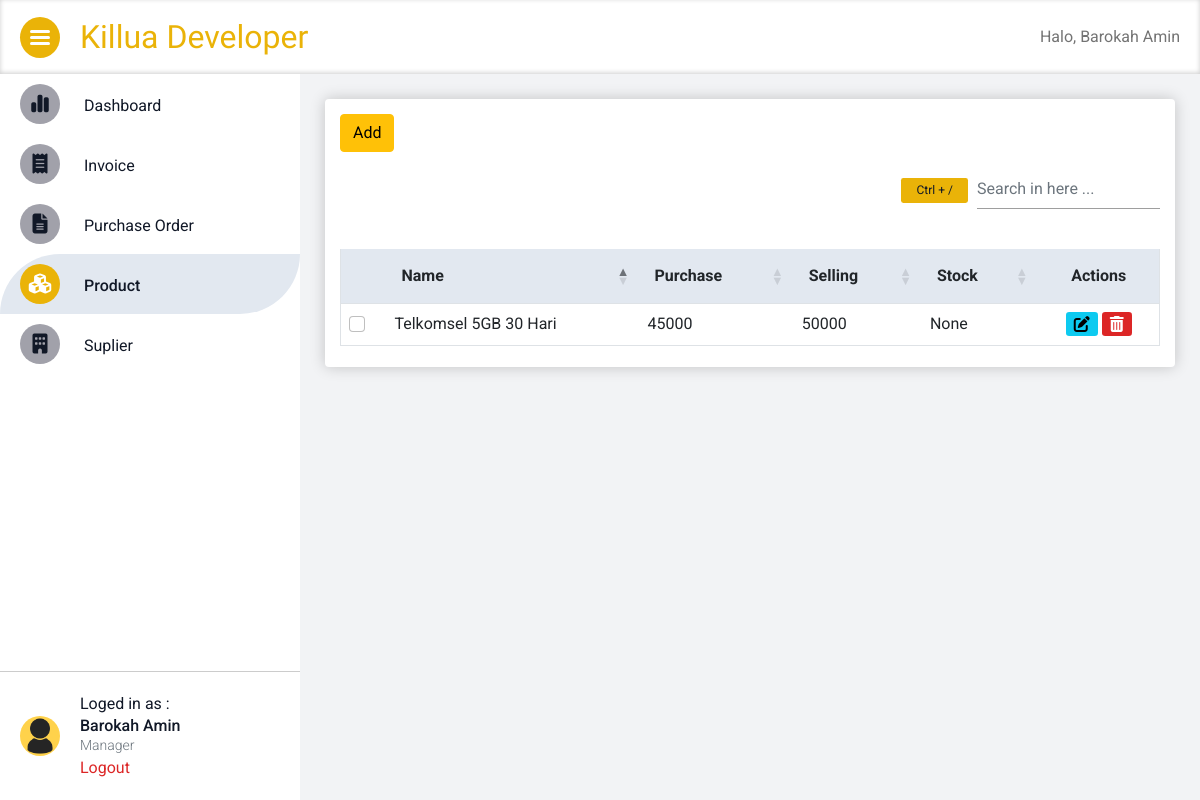
The page /app/product/all (signed in) on the database its author committed.
### UserApp/models.py (models this page shows, shortened)
class BioUser(models.Model):
    custom_id = models.CharField(max_length=25, unique=True)
    image_profile = models.ImageField(upload_to='profile/', null=True, blank=True)
    birth_date = models.DateField()
    birth_place = models.CharField(max_length=255)
    id_number = models.CharField(max_length=255)
    gender = models.CharField(max_length=2)
    address = models.CharField(max_length=255, null=True, blank=True)
    religion = models.CharField(max_length=255, null=True, blank=True)
    position = models.CharField(max_length=255)
    user = models.ForeignKey(User, on_delete=models.CASCADE)
    def get_position(self):
        return self.position

### ProductApp/models.py (models this page shows, shortened)
class Product(models.Model):
    custom_id = models.CharField(max_length=25, unique=True)
    name = models.CharField(max_length=255)
    number = models.CharField(max_length=255, unique=True)
    purchase = models.PositiveIntegerField()
    selling = models.PositiveIntegerField()
    stock = models.IntegerField(null=True, default=0)
    update = models.DateField(auto_now=True)
    descriptions = RichTextField(
        config_name='no_toolbar',
        null=True,
        blank=True,
    )
    company = models.ForeignKey(Suplier, on_delete=models.CASCADE)

### ProductApp/views.py (the view)
# urls.py: path('product/all', views.all_product, name='all-product'),
@login_required(redirect_field_name='')
def all_product(request):
    product_list = Product.objects.all()
    table_header = {
        'display_only': ['Name'],
        'not_display_only': ['Purchase', 'Selling', 'Stock'],
    }
    nav_active = {
        'products': 'active',
    }
    biouser = BioUser.objects.get(user=request.user)
    context = {
        'title': 'List Products',
        'menu_active': nav_active,
        'product_list': product_list,
        'table_header': table_header,
        'biouser': biouser,
    }
    return render(request, 'datatable/all_product.html', context)

### templates/datatable/all_product.html (shortened to what this page needs)
{% extends 'base.html' %}
{% load static %}
{% block css %}
<link rel="stylesheet" href="https://cdn.datatables.net/1.11.5/css/dataTables.bootstrap5.min.css" type="text/css" />
{% endblock %}
{% block navigation %}
{% include 'navigation.html' %}
{% endblock %}
{% block content %}
<section id="main_section" class="main-section">
    <div class="content-wrapper">
        <div class="d-flex">
            <div id="button_add" class="button-add">
                <a href="{% url 'productapp:add-product' %}" id="button_add" class="btn btn-warning">
                    Add
                </a>
            </div>
        </div>
        <table id="example" class="table" style="width:100%">
            <thead>
                <tr>
                    <th class="display-only"></th>
                    {% for head in table_header.display_only %}
                    <th class="display-only">{{ head }}</th>
                    {% endfor %}
                    {% for head in table_header.not_display_only %}
                    <th>{{ head }}</th>
                    {% endfor %}
                    <th class="display-only text-center">Actions</th>
                </tr>
            </thead>
            <tbody>
                {% for content in product_list %}
                <tr>
                    <td class="display-only">
                        <input class="table-check form-check-input" type="checkbox" value="{{ content.id }}">
                    </td>
                    <td class="display-only table-name">{{ content.name }}</td>
                    <td>{{ content.purchase }}</td>
                    <td>{{ content.selling }}</td>
                    <td>{{ content.stock }}</td>
                    <td class="display-only text-center">
                        <a class="btn-action" href="{% url 'productapp:edit-product' content.custom_id %}" title="edit">
                            <i class="btn-info fa-solid fa-pen-to-square"></i>
                        </a>
                        <a class="btn-action" href="javascript:deleteDataOne('{{ content.id }}', '{{ content.name }}')"
                            title="delete">
                            <i class="btn-danger fa-solid fa-trash-can"></i>
                        </a>
                    </td>
                </tr>
                {% endfor %}
            </tbody>
        </table>
    </div>
</section>
{% endblock %}

### templates/navigation.html (shortened to what this page needs)
{% load static %}
<nav class="navbar navbar-light bg-white sticky-top ">
    <div style="padding: 0 20px;" class="d-flex justify-content-between align-items-center w-100">
        <div class="d-flex align-items-center">
            <div class="toggle-nav active" id="toggle_nav">
                <span></span>
                <span></span>
                <span></span>
            </div>
            <a class="navbar-brand" href="{% url 'index' %}">Killua Developer</a>
        </div>
        <span class="navbar-text">
            Halo, {{ user.get_full_name }}
        </span>
    </div>
</nav>
<div id="menu_wrapper" class="menu-wrapper">
    <ul class="menu-list">
        <li class="menu-item {{ menu_active.dashboard }}">
            <a href="{% url 'index' %}" class="menu-link">
                <i class="icon fa-solid fa-chart-simple"></i>
                <span>Dashboard</span>
            </a>
        </li>
        <li class="menu-item {{ menu_active.invoice }}">
            <a href="{% url 'productapp:all-doc' %}?doc_type=inv" class="menu-link">
                <i class="fa-solid fa-receipt"></i>
                <span>Invoice</span>
            </a>
        </li>
        <li class="menu-item {{ menu_active.purchase_order }}">
            <a href="{% url 'productapp:all-doc' %}?doc_type=po" class="menu-link">
                <i class="fa-solid fa-file-lines"></i>
                <span>Purchase Order</span>
            </a>
        </li>
        <li class="menu-item {{ menu_active.products }}">
            <a href="{% url 'productapp:all-product' %}" class="menu-link">
                <i class="fa-solid fa-cubes"></i>
                <span>Product</span>
            </a>
        </li>
        <li class="menu-item {{ menu_active.suplier }}">
            <a href="{% url 'productapp:all-suplier' %}" class="menu-link">
                <i class="fa-solid fa-building"></i>
                <span>Suplier</span>
            </a>
        </li>
    </ul>
    <div class="login-menu">
        {% if biouser.image_profile %}
        <img class="image-user" src="{{ biouser.get_image_profile_url }}" alt="Your Profile">
        {% else %}
        <img class="image-user" src="{% static 'img/blank_profile.png' %}" alt="Your Profile">
        {% endif %}
        <div class="desc-login">
            <span style="margin-bottom: 10px;">Loged in as :</span>
            <a href="{% url 'userapp:user-profile' %}" class="link-profile">{{ user.get_full_name }}</a>
            <span class="text-secondary text-position">
                {{ biouser.get_position }}
            </span>
            <a class="link-logout d-block" href="{% url 'userapp:logout' %}">Logout</a>
        </div>
    </div>
</div>

### static/css/style_all.css (style rules this page uses)
*, body, html { padding: 0; margin: 0; box-sizing: border-box; }
body { background-color: #F2F3F5; font-family: 'Roboto', sans-serif; color: #111827; overflow-x: hidden; }
a, a:hover, a:focus { display: inline-block; text-decoration: none; color: #111827; }
a.link-profile { font-weight: 500; line-height: 1.2; font-size: 1rem; display: block; }
.text-position { font-size: 14px; font-weight: 300; margin-bottom: 10px; display: block; }
.main-section { display: flex; justify-content: space-between; margin-left: 300px; }
.navbar { box-shadow: inset 0 -1px 5px rgba(0, 0, 0, .2) }
.navbar .navbar-brand, .navbar .navbar-brand:hover, .navbar .navbar-brand:focus { font-family: 'Acme', sans-serif; font-size: 32px; color: #EAB308; }
.toggle-nav { padding: 10px; border-radius: 50%; cursor: pointer; transition: all .5s; margin-right: 20px; background-color: var(--bs-grey); }
.toggle-nav span { display: block; width: 20px; height: 3px; border-radius: 1rem; margin: 3px 0; background-color: #111827; }
.toggle-nav.active { background-color: #EAB308; }
.toggle-nav.active span { background-color: #FFFFFF; }
.menu-wrapper { display: flex; flex-direction: column; justify-content: space-between; position: fixed; left: 0; top: 74px; bottom: 0; height: calc(100vh - 74px); background-color: #FFFFFF; max-width: 300px; width: 100%; transition: all .5s; z-index: 1020; }
.menu-list { overflow-y: auto; overflow-x: hidden; }
.menu-list .menu-item { position: relative; margin-left: -2rem; cursor: pointer; }
.menu-item>a { transition: weight .1s; }
.menu-link { padding: 10px 20px; width: 100%; position: relative; }
.menu-link>i, .login-menu>i { font-size: 20px; width: 40px; padding: 10px 0; background-color: var(--bs-grey); border-radius: 50%; text-align: center; margin-right: 20px; }
.main-section { margin-left: 300px; transition: all .5s; overflow-x: auto; }
.menu-item:hover>a, .menu-item.active>a { border-top-left-radius: 100px; border-bottom-right-radius: 100px; background-color: #E2E8F0; }
.menu-item.active>a, .menu-item.active .dropdown-wrapper li.active>a { font-weight: 500; }
.menu-item:hover .menu-link>i, .menu-item.active .menu-link>i { background-color: #EAB308; color: white; }
.login-menu { padding: 20px; display: flex; align-items: center; border-top: 1px solid rgba(0, 0, 0, .2); }
.login-menu .desc-login>* { padding: 0; margin: 0; }
.login-menu>.image-user { width: 40px; height: 40px; border-radius: 50%; margin-right: 20px; background-color: #ffd24b; }
.link-logout { color: #DC2626; }
.button-add { margin-bottom: 1rem; transition: all .5s; }
.content-wrapper { margin: 25px; padding: 15px; width: 100%; border-radius: .25rem; background-color: #FFFFFF; box-shadow: 0 0 15px rgba(0, 0, 0, .2); }
.table th { padding: 15px; }
.table thead { background-color: #E2E8F0; }
.content-wrapper .table a { text-decoration: none; display: inline-block; color: #111827; }
.content-wrapper .table .btn-action { color: white; }
.content-wrapper .table .btn-action i { padding: .25rem .5rem; text-align: center; border-radius: .2rem; }

### rows shown on the page
BioUser: get_position "Manager"
Product: name "Telkomsel 5GB 30 Hari", purchase "45000", selling "50000", stock "None"

### other values the page prints
{{ user.get_full_name }} "Barokah Amin"
{{ head }} "Name"
{{ head }} "Purchase" "Selling" "Stock"
